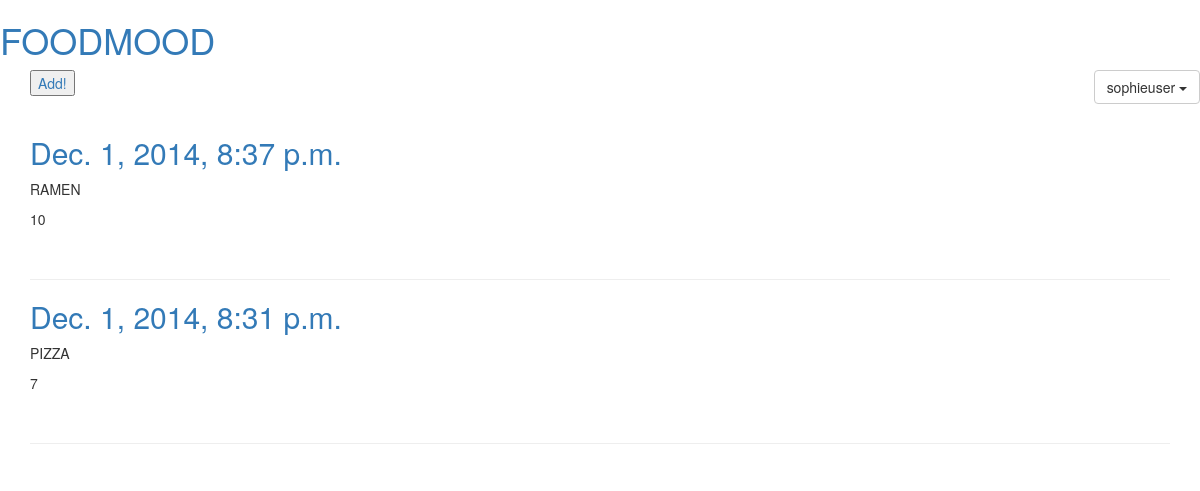
Page /food_mood/entries/ (signed in) on the earlier database version.
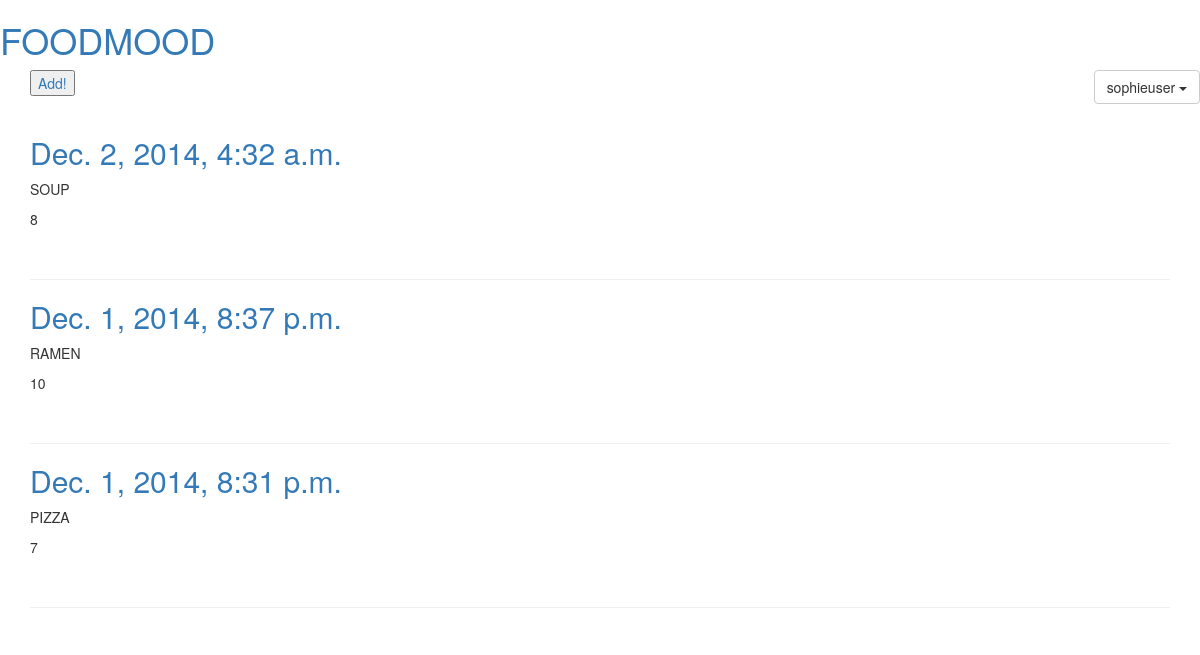
Same page on the later database version.
### food_mood/models.py (models this page shows, shortened)
class Entry(models.Model):
    meal = models.IntegerField(default=1)   #number of the meal, 1 for first, etc
    food = models.CharField(max_length=200)
    mood = models.IntegerField(default=10)  #mood from 1 sucky to 10 the best
    pub_date = models.DateTimeField('date published', auto_now_add=True)
    eater = models.ForeignKey(User, blank=True, null=True, on_delete=models.SET_NULL, related_name='entries')

### food_mood/views.py (the view)
class EntryView(generic.ListView):
    template_name = 'food_mood/entries.html'
    context_object_name = 'foodmood_list'
    def get_queryset(self):
        return Entry.objects.filter(eater = self.request.user).order_by('-pub_date')

### templates/food_mood/entries.html
{% extends 'food_mood/base.html' %}
{% block content %}
	<a href="add"><button type="button" class="btn-add">Add!</button></a><br /><br />
	{% for entry in foodmood_list %}
	<section class="entry">
	<h2><a href="{% url 'food_mood:entry' entry.id %}">{{ entry.pub_date }}</a></h2>
		<p>{{ entry.food | upper }}</p>
		<p>{{ entry.mood }}</p>
		<br />
		<hr>
	</section>
	{% endfor %}
{% endblock %}

Differences in the rows shown:
added Entry: pub_date "Dec. 2, 2014, 4:32 a.m.", food "SOUP", mood "8"
